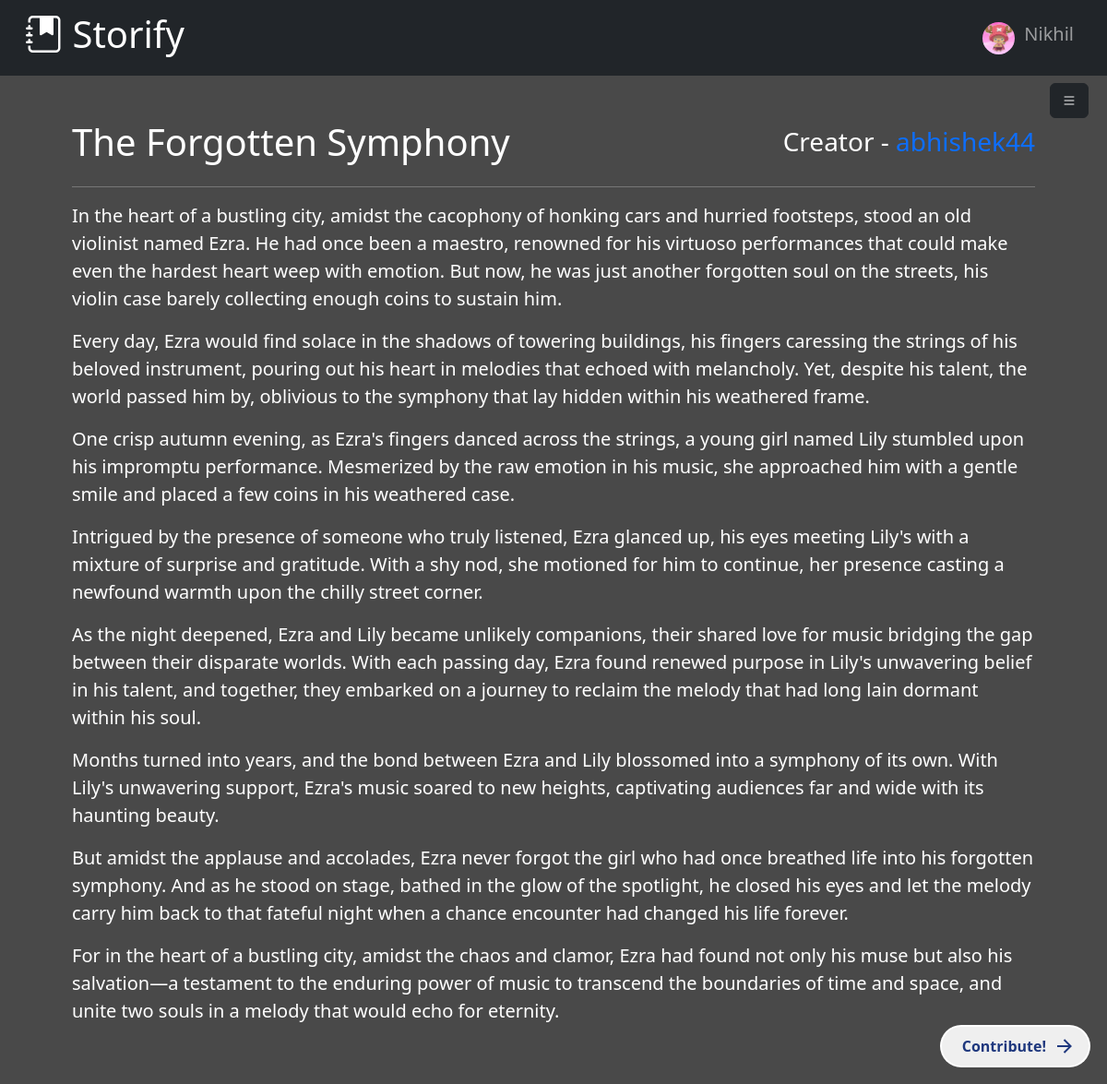
The page /view-story/1 (signed in) on the database its author committed.
### website/models.py (models this page shows)
class User(db.Model, UserMixin):
    id = db.Column(db.Integer, primary_key=True)
    email = db.Column(db.String(150), unique=True)
    username = db.Column(db.String(50), unique=True)
    bio = db.Column(db.String(250))
    password = db.Column(db.String(150))
    profile_img = db.Column(db.String(150))
    stories = db.relationship("Story", backref="user", passive_deletes=True)
    contributions = db.relationship("Contribution", backref="user", passive_deletes=True)
    likes_story = db.relationship("Like_story", backref="user", passive_deletes=True)
    likes_contribution = db.relationship("Like_contribution", backref="user", passive_deletes=True)

class Story(db.Model):
    id = db.Column(db.Integer, primary_key=True)
    title = db.Column(db.String(50), unique=True)
    part1 = db.Column(db.String(500))
    part2 = db.Column(db.String(500))
    part3 = db.Column(db.String(500))
    created_at = db.Column(db.DateTime(timezone=True), default=func.now())
    user_id = db.Column(db.Integer, db.ForeignKey("user.id", ondelete="CASCADE"), nullable=False)
    contributions = db.relationship("Contribution", backref="story", passive_deletes=True)
    likes = db.relationship("Like_story", backref="story", passive_deletes=True)

### website/views.py (the view)
@views.route("/view-story/<int:id>")
@login_required
def view_story(id:int):
    story = Story.query.filter_by(id=id).first()
    contributions = db.session.query(Contribution).filter_by(story_id=id).outerjoin(Like_contribution).group_by(Contribution.id).order_by(func.count(Like_contribution.id).desc()).all()
    if not story:
        return redirect(url_for("views.home"))
    return render_template("story-view.html", story=story, user=current_user, contributions=contributions)

### website/__init__.py (called while the page is built)
def create_app():
    app = Flask(__name__)
    app.config["SECRET_KEY"] = "secret"
    app.config["SQLALCHEMY_DATABASE_URI"] = f"sqlite:///{DB_NAME}"
    db.init_app(app)
    from .views import views
    from .auth import auth
    app.register_blueprint(views, url_prefix="/")
    app.register_blueprint(auth, url_prefix="/")
    from .models import User, Story, Contribution, Like_contribution, Like_story
    create_database(app)
    login_manager = LoginManager()
    login_manager.login_view = "auth.login"
    login_manager.init_app(app)
    @login_manager.user_loader
    def load_user(id):
        return User.query.get(int(id))
    return app

### website/templates/story-view.html (shortened to what this page needs)
{% extends "base.html" %}{% block title %} {{ story.title }} {% endblock %} {%
block content %}
<link
  rel="stylesheet"
  href="{{ url_for('static', filename='css/story-view.css') }}"
/>
<button
  id="menu-btn"
  type="button"
  class="btn btn-dark"
  data-bs-toggle="modal"
  data-bs-target="#exampleModal"
  style="position: fixed; right: 20px; top: 90px; left: auto"
>
  <i class="bi bi-list"></i>
</button>
<div class="container p-5">
  <div
    class="d-flex flex-direction-horizontal"
    style="justify-content: space-between; align-items: center"
  >
    <h1>{{ story.title }}</h1>
    <h3>
      Creator -
      <a href="/profile/{{ story.user.id }}">{{ story.user.username }}</a>
    </h3>
  </div>
  <hr />
  <p>{{ story.part1 |safe }}</p>
  <p>{{ story.part2 |safe }}</p>
  <div id="editable">{{ story.part3 |safe}}</div>
</div>
<button
  class="animated-button"
  onclick="location.href='/create-contribution/{{story.id}}';"
>
  <span class="text">Contribute!</span>
  <svg viewBox="0 0 24 24" class="arr-1" xmlns="http://www.w3.org/2000/svg">
    <path
      d="M16.1716 10.9999L10.8076 5.63589L12.2218 4.22168L20 11.9999L12.2218 19.778L10.8076 18.3638L16.1716 12.9999H4V10.9999H16.1716Z"
    ></path>
  </svg>
</button>
{% endblock %}

### website/templates/base.html (shortened to what this page needs)
<!DOCTYPE html>
<html lang="en">
  <head>
    <link
      href="https://cdn.jsdelivr.net/npm/bootstrap@5.3.3/dist/css/bootstrap.min.css"
      rel="stylesheet"
    />
    <link
      rel="stylesheet"
      href="https://cdn.jsdelivr.net/npm/bootstrap-icons@1.11.3/font/bootstrap-icons.min.css"
    />
    <link
      rel="stylesheet"
      href="{{ url_for('static', filename='css/homepage-styles.css') }}"
    />
  </head>
  <body>
    <nav class="navbar navbar-expand-lg navbar-dark bg-dark px-3">
      <div class="container-fluid">
        <a class="navbar-brand" href="/"
          ><h1><i class="bi bi-journal-bookmark-fill"></i> Storify</h1></a
        >
        <div class="collapse navbar-collapse" id="navbarSupportedContent">
          <ul class="navbar-nav ms-auto mb-2 mb-lg-0 profile-menu">
            <li class="nav-item dropdown">
              <a
                class="nav-link dropdown-toggle"
                href="#"
                id="navbarDropdown"
                role="button"
                data-bs-toggle="dropdown"
                aria-expanded="false"
              >
                <div class="d-flex" style="align-items: center">
                  <div
                    class="img-div"
                    style="
                      background-image: url(../static/images//profile-imgs/{{ user.profile_img }});
                    "
                  ></div>
                  <h5 style="margin-left: 10px">{{ user.username }}</h5>
                </div>
              </a>
            </li>
          </ul>
        </div>
      </div>
    </nav>
    {% block content %} {% endblock %}
  </body>
</html>

### website/static/css/homepage-styles.css (style rules this page uses)
body { background-color: #494949; }
.animated-button { position: fixed; z-index: 1; top: auto; right: 20px; bottom: 20px; left: auto; display: flex; align-items: center; gap: 4px; padding: 5px 30px; border: 4px solid; border-color: transparent; font-size: 16px; border-radius: 100px; font-weight: 600; color: #1f387e; box-shadow: 0 0 0 2px #ffffff; cursor: pointer; overflow: hidden; transition: all 0.6s cubic-bezier(0.23, 1, 0.32, 1); }
.animated-button svg { position: absolute; width: 24px; fill: #1f387e; z-index: 9; transition: all 0.8s cubic-bezier(0.23, 1, 0.32, 1); }
.animated-button .arr-1 { right: 10px; }
.animated-button .text { position: relative; z-index: 1; transform: translateX(-12px); transition: all 0.8s cubic-bezier(0.23, 1, 0.32, 1); }
.dropdown-toggle::after { content: none !important; }
a { text-decoration: none !important; }
.img-div { height: 35px; width: 35px; border-radius: 50%; background-position: center; background-size: cover; }

### website/static/css/story-view.css (style rules this page uses)
body { color: white; }
.animated-button { position: fixed; z-index: 1; top: auto; right: 20px; bottom: 20px; left: auto; display: flex; align-items: center; gap: 4px; padding: 5px 30px; border: 4px solid; border-color: transparent; font-size: 16px; border-radius: 100px; font-weight: 600; color: #1f387e; box-shadow: 0 0 0 2px #ffffff; cursor: pointer; overflow: hidden; transition: all 0.6s cubic-bezier(0.23, 1, 0.32, 1); }
.animated-button svg { position: absolute; width: 24px; fill: #1f387e; z-index: 9; transition: all 0.8s cubic-bezier(0.23, 1, 0.32, 1); }
.animated-button .arr-1 { right: 10px; }
.animated-button .text { position: relative; z-index: 1; transform: translateX(-12px); transition: all 0.8s cubic-bezier(0.23, 1, 0.32, 1); }

### website/templates/story-view.html (style rules this page uses)
p { font-size: 20px; }

### rows shown on the page
User: profile_img (picture), username "Nikhil"
Story: title "The Forgotten Symphony", part1 "In the heart of a bustling city, amidst the cacophony of honking cars and hurried footsteps, stood an old violinist named Ezra. He had once been a maestro, renowned for his virtuoso performances that could make even the hardest heart weep with emotion. But now, he was just another forgotten soul on the streets, his violin case barely collecting enough coins to sustain him. Every day, Ezra would find solace in the shadows of towering buildings, his fingers caressing the strings of his beloved instrument, pouring out his heart in melodies that echoed with melancholy. Yet, despite his talent, the world passed him by, oblivious to the symphony that lay hidden within his weathered frame.", part2 "One crisp autumn evening, as Ezra's fingers danced across the strings, a young girl named Lily stumbled upon his impromptu performance. Mesmerized by the raw emotion in his music, she approached him with a gentle smile and placed a few coins in his weathered case. Intrigued by the presence of someone who truly listened, Ezra glanced up, his eyes meeting Lily's with a mixture of surprise and gratitude. With a shy nod, she motioned for him to continue, her presence casting a newfound warmth upon the chilly street corner. As the night deepened, Ezra and Lily became unlikely companions, their shared love for music bridging the gap between their disparate worlds. With each passing day, Ezra…", part3 "Months turned into years, and the bond between Ezra and Lily blossomed into a symphony of its own. With Lily's unwavering support, Ezra's music soared to new heights, captivating audiences far and wide with its haunting beauty. But amidst the applause and accolades, Ezra never forgot the girl who had once breathed life into his forgotten symphony. And as he stood on stage, bathed in the glow of the spotlight, he closed his eyes and let the melody carry him back to that fateful night when a chance encounter had changed his life forever. For in the heart of a bustling city, amidst the chaos and clamor, Ezra had found not only his muse but also his salvation—a testament to the enduring power…"
User: user.username "abhishek44"
